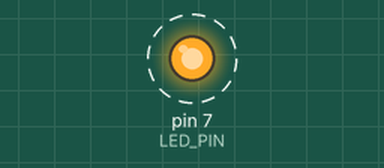
Simulated run of this sketch. Board: Arduino Uno, built with avr-gcc and run on an emulated ATmega328P. On the bench: output pins drawn as LEDs (lit = HIGH). Dashed ring = blinking.

Above: at 0.5 s.
Timing chart, 0 to 4.6 s (numbered marks = the images above):
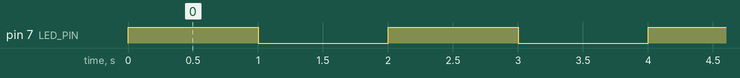

The sketch:

code.ino
```cpp
#define LED_PIN 7
volatile bool ledState = false;

void setup() {

  pinMode(LED_PIN, OUTPUT);
  cli();
  TCCR1A = 0;
  TCCR1B = 0;
  TCNT1 = 0;
  OCR1A = 15624;
  TCCR1B |= (1 << WGM12);
  TCCR1B |= (1 << CS12) | (1 << CS10);
  TIMSK1 |= (1 << OCIE1A);
  sei();
}

void loop() {
  digitalWrite(LED_PIN, ledState);
}

ISR(TIMER1_COMPA_vect) {
  ledState = !ledState;

}
```

Measured:
- by itself, pin 7 (LED_PIN): alternates HIGH for 1.0 s and LOW for 1.0 s
